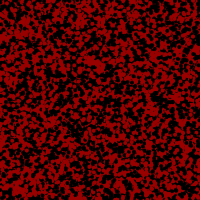
Frame 1 (no input)
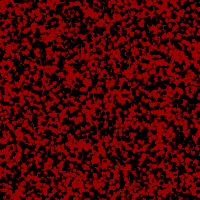
Frame 2 (the mouse pressed at the canvas centre, redrawn once)

The Processing sketch that drew these frames (run headless with seeded random() and noise(); the mouse was pressed at the canvas centre and the sketch redrawn once):

// Processing sketch: a
// ── a.pde
float n = 200.;
Boolean colorCircle = true;

void setup() {
    size(200, 200);
    noStroke();
    background(255);
    noFill();
    noLoop();
}

void draw() {
    for (int k = 0; k < 500000; k++) {
        if (colorCircle) {
            fill(153, 0, 0);
            colorCircle = false;
        }
        else{
            fill(0);
            colorCircle = true;
        }
        
        float a = random(n);
        float b = random(n);
        float radius = n / 50;
        if (!letter_a(a, b)) {
            circle(a, b, radius);
        }
    }
    print("Done");
    save("a.png");
}

Boolean letter_a(float x, float y) {
    Boolean brut = inParallelogram(x, y, n / 2 - 0.2 * n, n / 2 + 0.2 * n, n / 2 - 0.05 * n, n / 2 - 0.1 * n, n / 2 - 0.15 * n, n / 2 + 0.2 * n)
        || inParallelogram(x, y, n / 2 + 0.2 * n, n / 2 + 0.2 * n, n / 2 + 0.05 * n, n / 2 - 0.1 * n, n / 2 + 0.15 * n, n / 2 + 0.2 * n)
        || inRectangle(x, y, n / 2 - 0.1 * n, n / 2 + 0.05 * n, 0.2 * n, 0.05 * n);
    
    Boolean notA = inParallelogram(x, y, n / 2 - 0.3 * n, n / 2 + 0.2 * n, n / 2 - 0.2 * n, n / 2 + 0.2 * n, n / 2 - 0.25 * n,n / 2 - 0.4 * n);
    notA = true;
    
    if (brut) {
        return !notA;
    }
    return brut;
}

Boolean inEllipse(float x, float y, float center_x, float center_y, float radius_x, float radius_y) {
    return sq(x - center_x) / sq(radius_x) + sq(y - center_y) / sq(radius_y) < 1;
}

Boolean inCircle(float x, float y, float center_x, float center_y, float radius) {
    return inEllipse(x, y, center_x, center_y, radius, radius);
} 

Boolean inRectangle(float x, float y, float x_tl, float y_tl, float width, float height) {
    return x - x_tl > 0 && x - x_tl < width && y - y_tl > 0 && y - y_tl < height;
}

Boolean inSquare(float x, float y, float x_tl, float y_tl, float width) {
    return inRectangle(x, y, x_tl, y_tl, width, width);
}

Boolean inParallelogram(float x, float y, float x_bl, float y_bl, float x_tl, float y_tl, float x_br, float y_br) {
    
    float x_final = ((x - x_bl) * (y_tl - y_bl) + (y - y_bl) * (x_bl - x_tl)) / ((x_br - x_bl) * (y_tl - y_bl) - (y_br - y_bl) * (x_tl - x_bl));
    float y_final = ((x - x_bl) * (y_bl - y_br) + (y - y_bl) * (x_br - x_bl)) / ((x_br - x_bl) * (y_tl - y_bl) - (y_br - y_bl) * (x_tl - x_bl));
    
    return x_final > 0 && x_final < 1 && y_final > 0 && y_final < 1;
}
